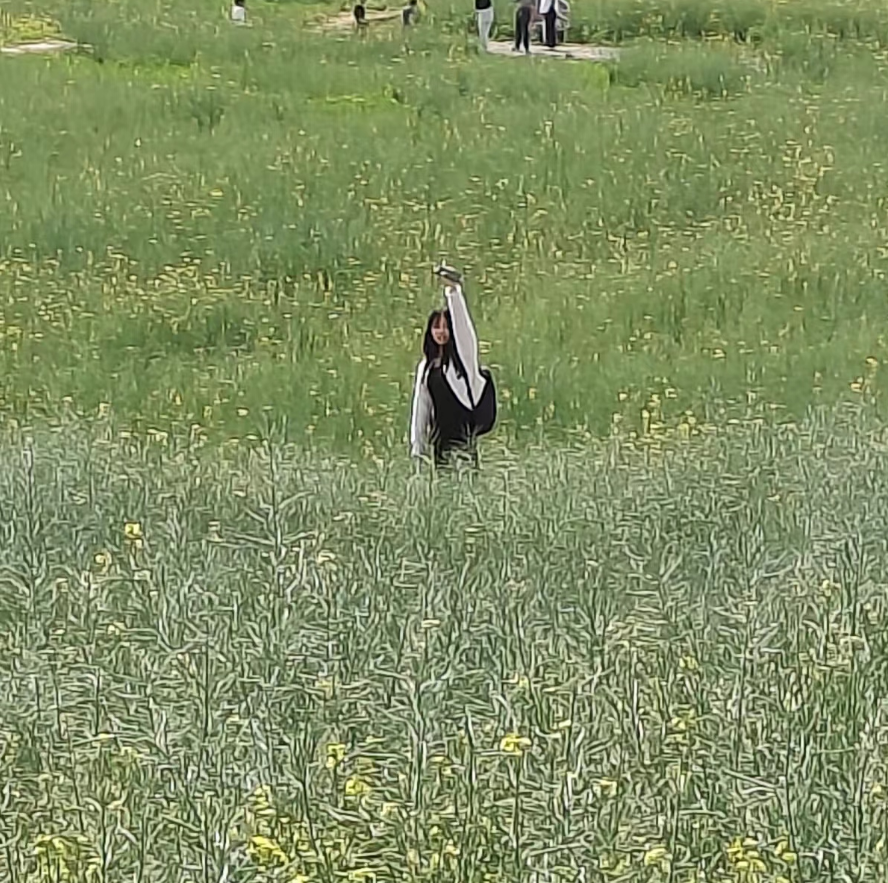
#> input picture 204李鸽/week2/Snipaste.png, 888 x 883 px
$ python nearest.py
#> lines starting #> are read from the running program, lines starting #| are printed output that depends on the picture
#> further down, img is the input picture: shape (883, 888, 3); mean B, G, R 98.9, 143.7, 129.8
import numpy as np
import cv2

def nearest_interpolation(img):
    h, w, c = img.shape
#> h = 883; w = 888; c = 3
    sh = 1332 / h
#> sh = 1.51
    sw = 1326 / w
#> sw = 1.49
    nearest_img = np.zeros((1332, 1326, c), dtype=img.dtype)
    for i in range(1332):
        for j in range(1326):
            x = int(i / sh + 0.5)
            y = int(j / sw + 0.5)
            nearest_img[i, j] = img[x, y]
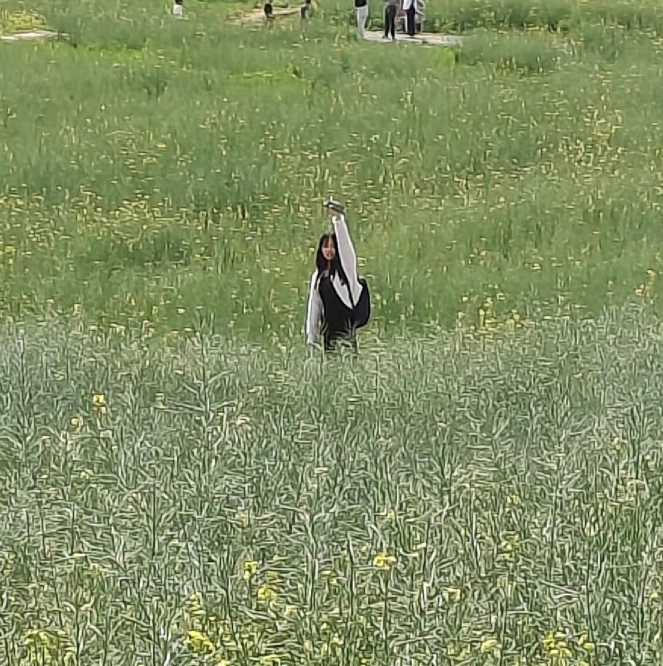
#> nearest_img: shape (1332, 1326, 3) (shown at 1/2 size); mean B, G, R 98.9, 143.7, 129.8
    return nearest_img


img = cv2.imread('Snipaste.png')
zoom = nearest_interpolation(img)
cv2.imshow('original', img)
cv2.imshow('now', zoom)
cv2.waitKey(0)  # 等待用户按键输入，0表示无限等待
cv2.destroyAllWindows()
